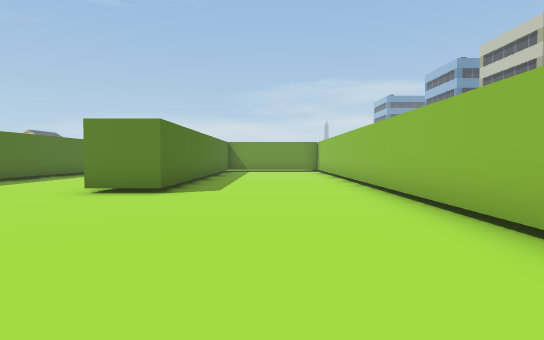
view 1 (above)

24 first-person views from a walk through a scene from a Unity 3-D project. The camera is 1.4 m above the floor, tilts 2° down and sees 75° across. The floor is counted in squares, 2 m on a side. Each view is taken from the middle of a square. On the plan, view 1 faces up. The plan holds only what a view shows up to about 11 squares ahead; the rest is blank. The place goes on beyond the plan.

view 2
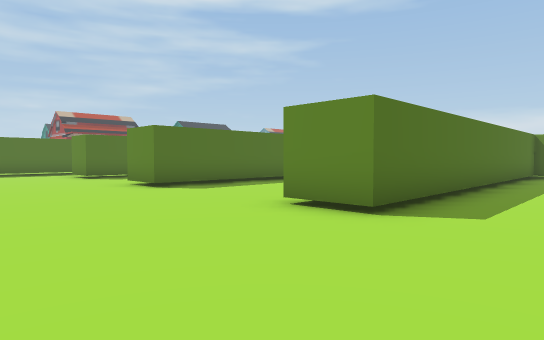

view 3
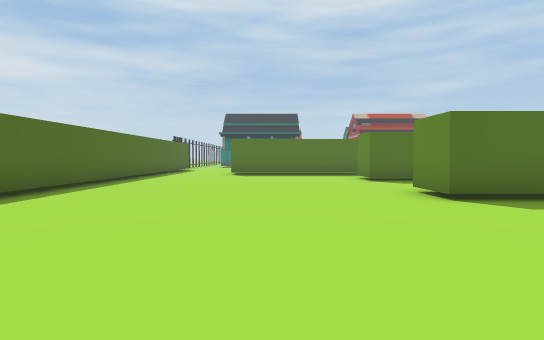

view 4
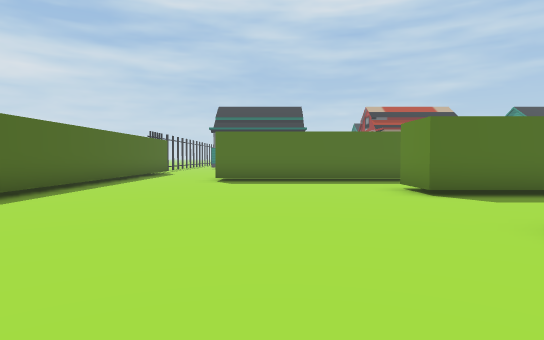

view 5
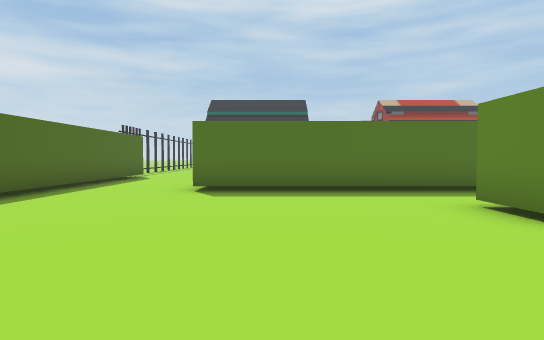

view 6
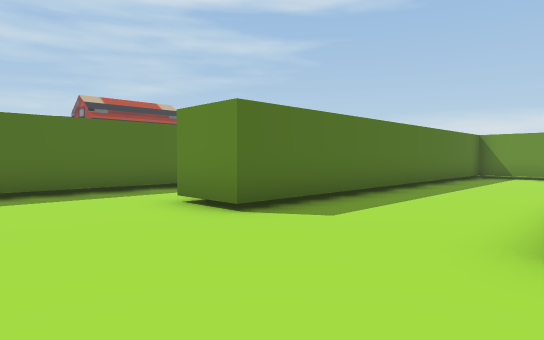

view 7
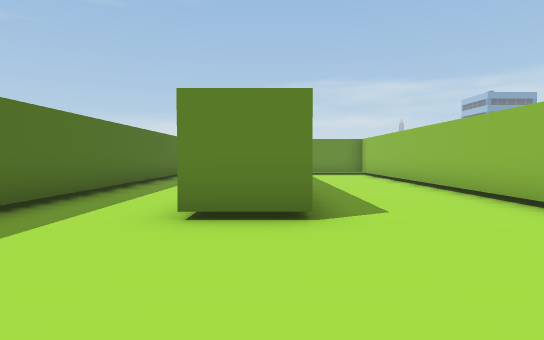

view 8
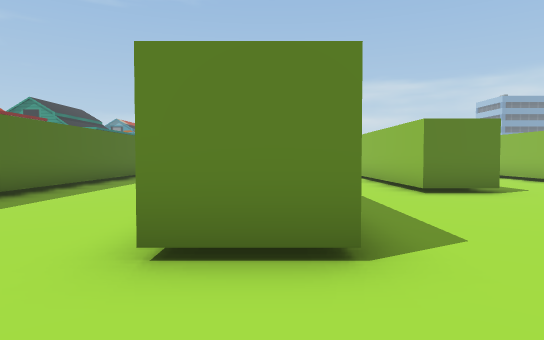

view 9
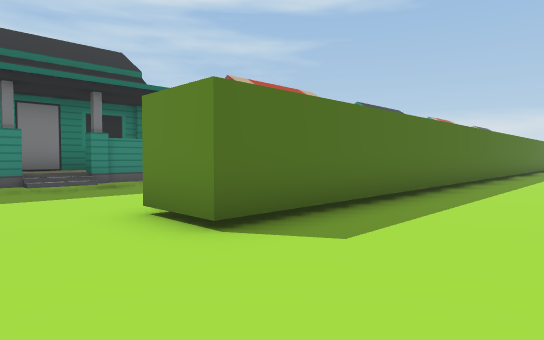

view 10
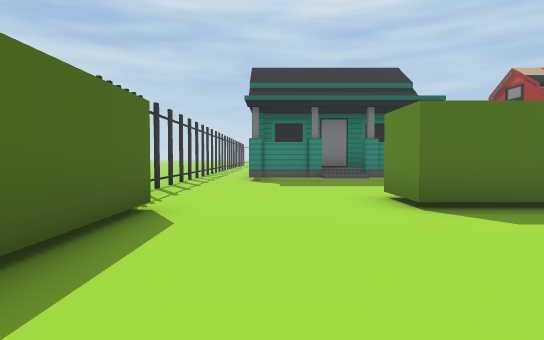

view 11
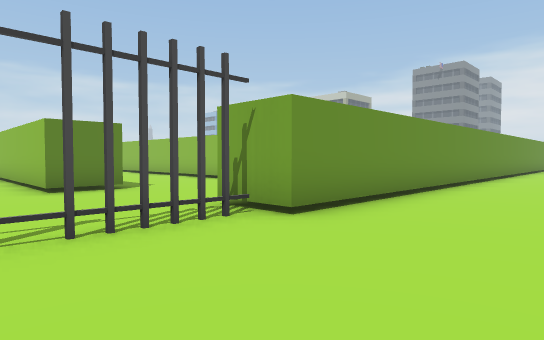

view 12
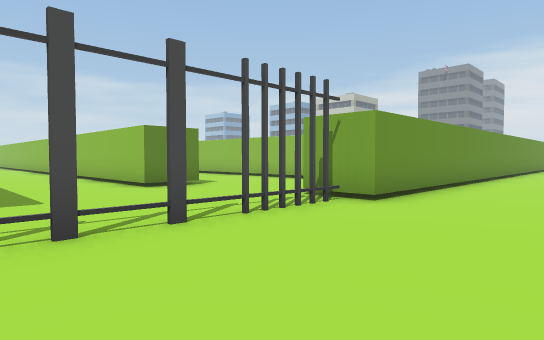

view 13
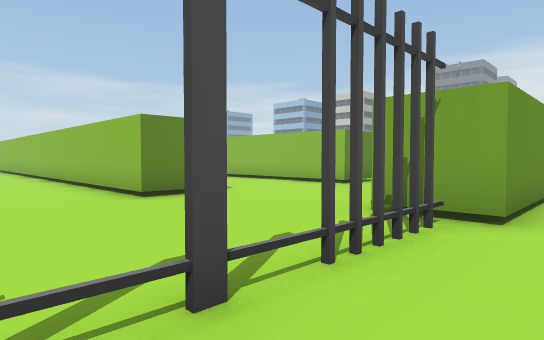

view 14
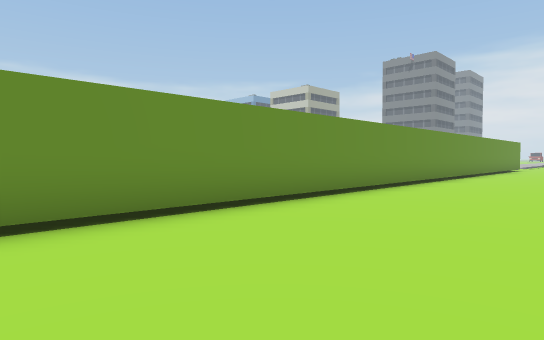

view 15
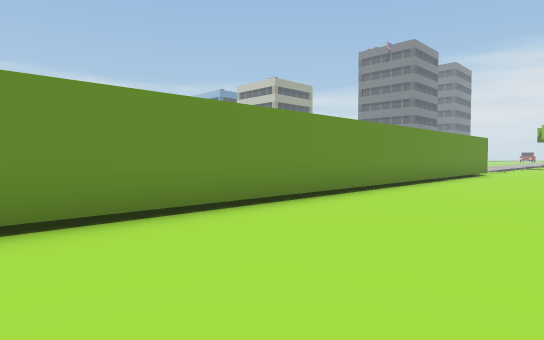

view 16
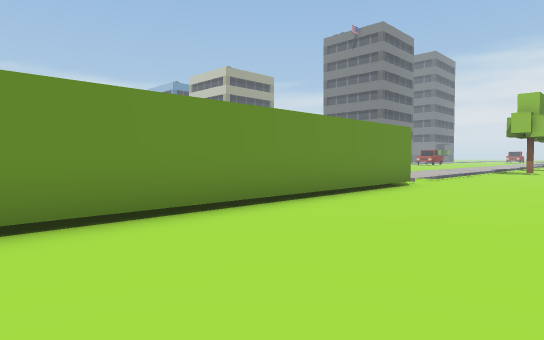

view 17
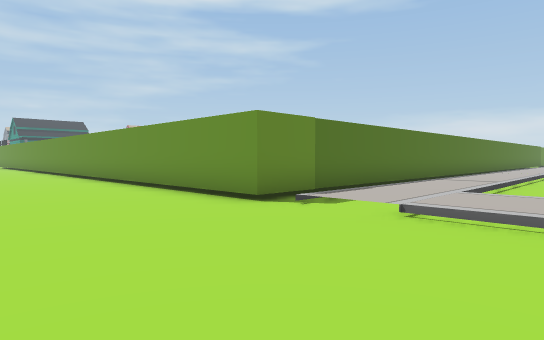

view 18
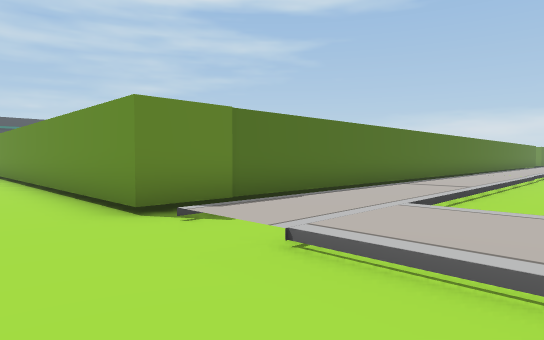

view 19
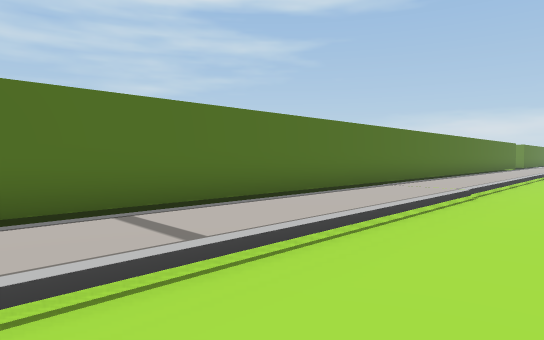

view 20
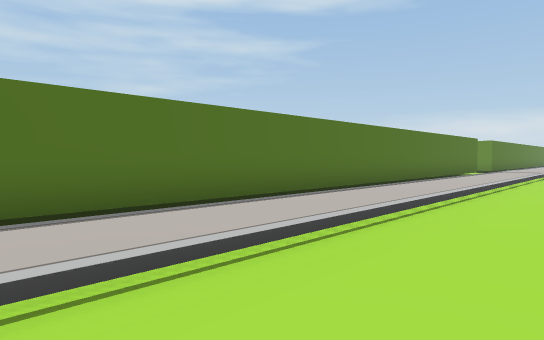

view 21
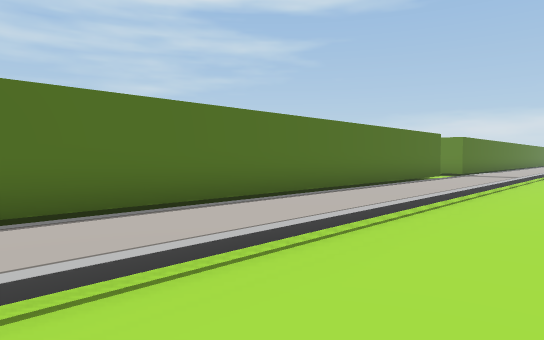

view 22
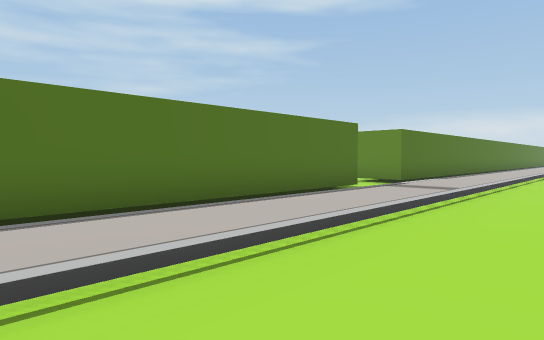

view 23
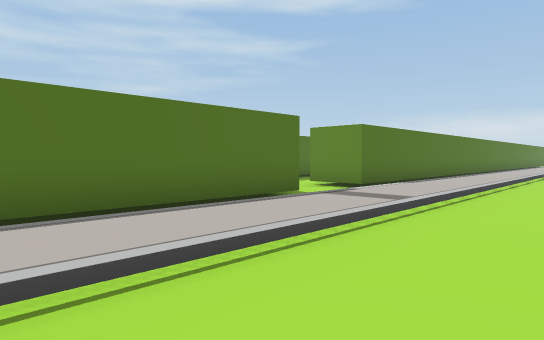

view 24
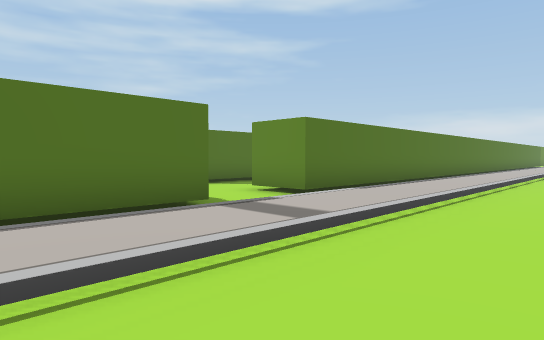

### Floor plan
Key: @ floor where view 1 was taken; # wall or solid block; . main floor; : floor 0.25 m higher than the main floor; / step, stairs or slope; F fence.
Columns run from 27 left of view 1 to 8 right of it. Each row starts with its distance up from view 1.
 32                               # :/.
 31                               # :/.
 30                               # :/.
 29                            #  # :/.
 28                            #..#.:/.
 27                             ....:/.
 26                              ...:/..
 25                               #.:/..
 24                               #.:/..
 23                               #.:/..
 22                               #.:/..
 21                               #.:/..
 20                               #.:/..
 19                               #.:/..
 18                 #             #.:/..
 17                ..             #.:/..
 16               #..       #.    #.:/..
 15               #..       #.    #.:/..
 14      #.   #.  #...#     #.    #.:/..
 13      #.   #.  #...#     #..   #.:/..
 12      #.   #.. #...#     #..   #.:/..
 11      #..  #..##...##..  #.....#.:/..
 10    .##..  #..##...##... #.....#.:/..
  9    .##..  #..##...##... #.....# :/..
  8   ..##..  #..##...##....#.....# :/.
  7   ..##..  #..##...##....#.....# :/.
  6   ..##... #...................# :/..
  5 ....##...##...................#.:/..
  4 ....##...##...................#.:/..
  3 ....##...##...................#.:/..
  2 ........................ .....# :/..
  1 .......................   ... # :/.
  0 .....................      @  # :///
 -1 ......##############          #.::::
 -2 ....F.#########################.////
 -3 ....................................
 -4 ....................................
 -5 .......  ...........................
 -6          ..... .....  .....    .....

Positions as (right, up) in squares from view 1, and headings:
1: (0, 0), facing up
2: (0, 3), facing up-left
3: (-2, 4), facing left
4: (-6, 4), facing left
5: (-9, 4), facing left
6: (-9, 4), facing up-left
7: (-13, 3), facing up
8: (-17, 0), facing up
9: (-19, 1), facing up-left
10: (-17, 1), facing left
11: (-25, -5), facing up-right
12: (-27, -5), facing up-right
13: (-26, -3), facing up-right
14: (-18, -6), facing up-right
15: (-12, -6), facing up-right
16: (-5, -6), facing up-right
17: (8, -6), facing up-left
18: (8, -4), facing up-left
19: (8, 2), facing up-left
20: (8, 9), facing up-left
21: (8, 13), facing up-left
22: (8, 18), facing up-left
23: (8, 20), facing up-left
24: (8, 22), facing up-left
